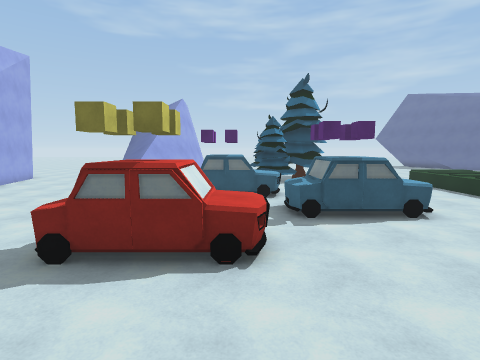
[1] (above)

22 first-person views from a walk through a 3-D level made in the Unity game engine. The camera is 1.5 m above the floor, tilts 6° down and sees 80° across. The floor is counted in squares, 1 m on a side. Each view is taken from the middle of a square. On the plan, view 1 faces up. The plan holds only what a view shows up to about 14 squares ahead; the rest is blank. The place goes on beyond the plan.

[2]
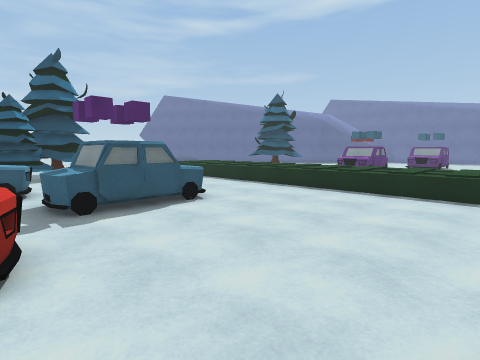

[3]
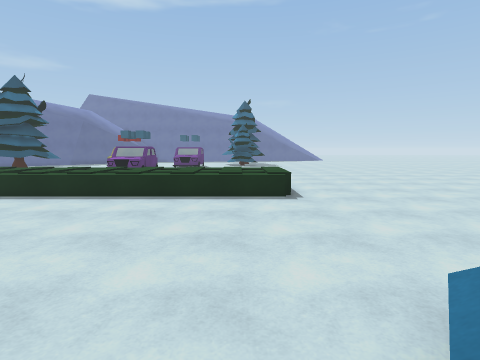

[4]
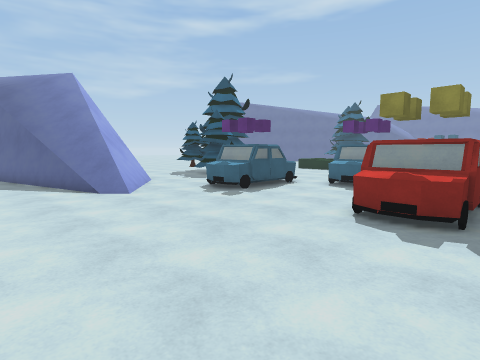

[5]
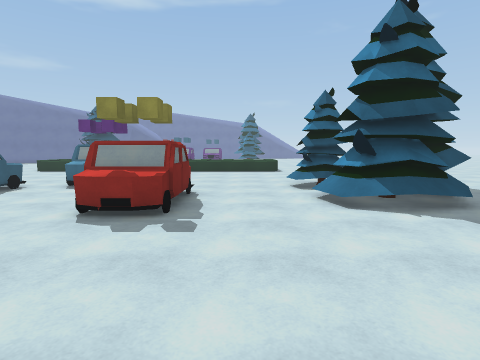

[6]
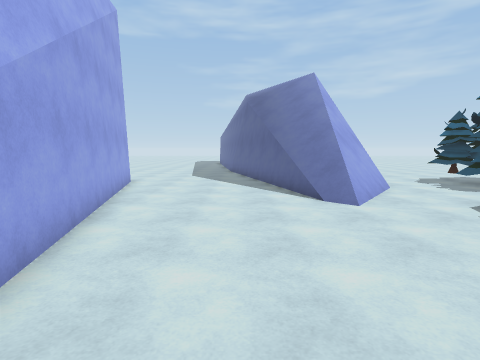

[7]
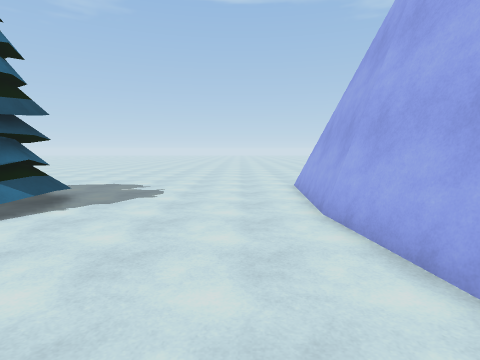

[8]
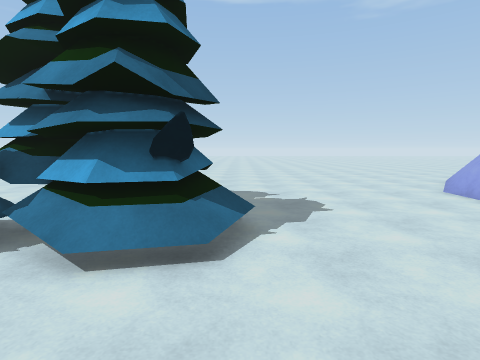

[9]
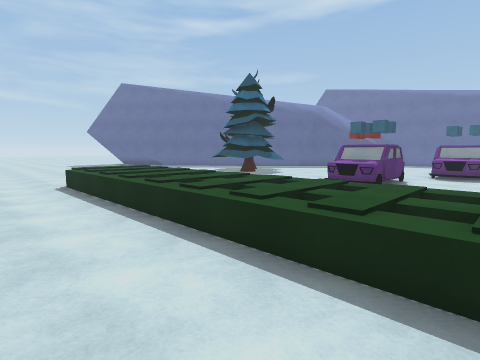

[10]
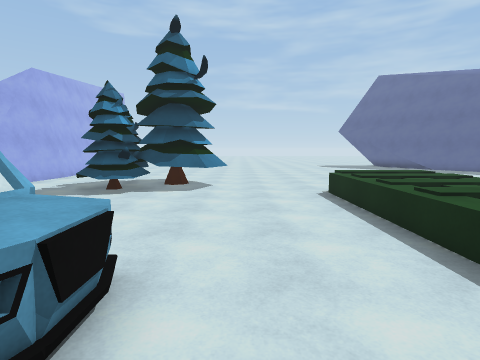

[11]
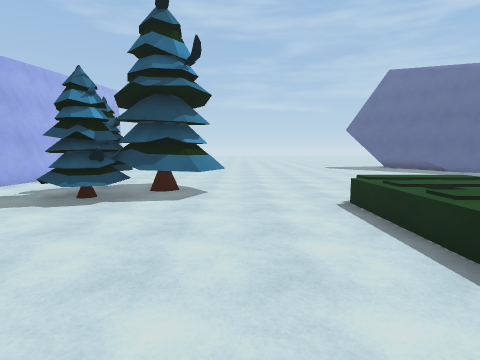

[12]
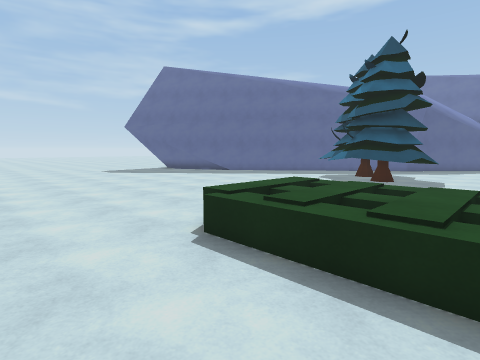

[13]
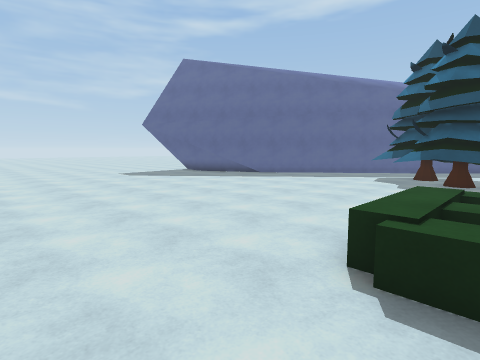

[14]
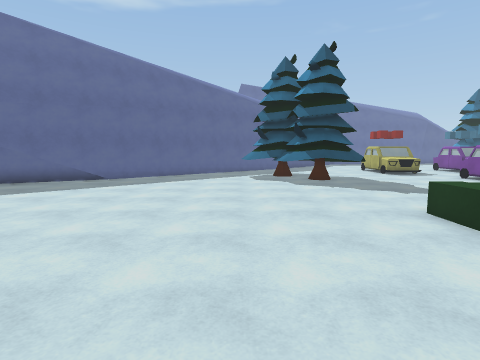

[15]
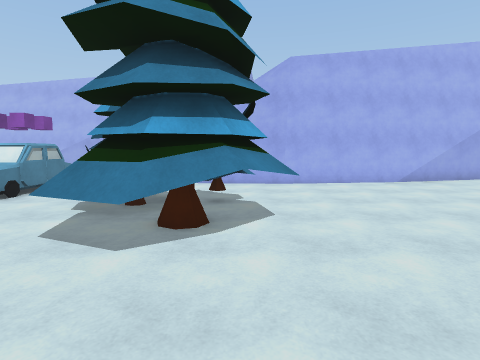

[16]
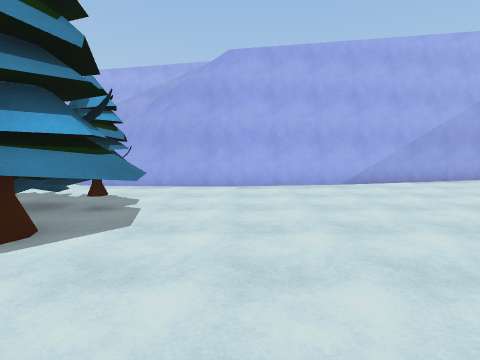

[17]
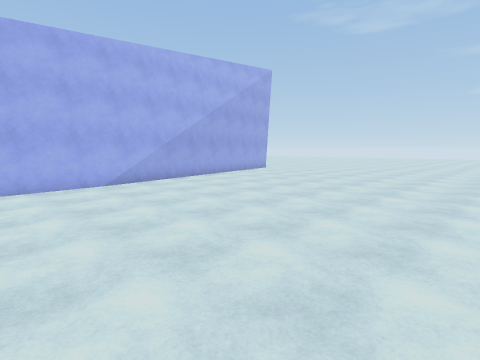

[18]
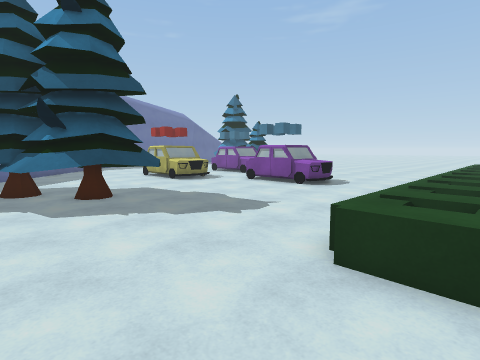

[19]
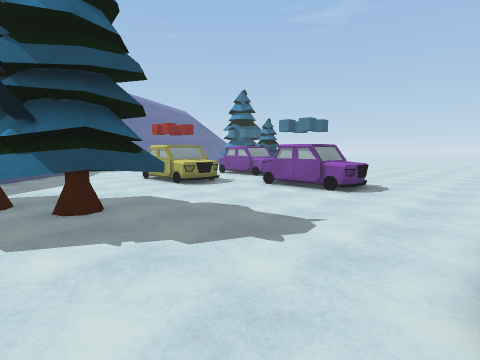

[20]
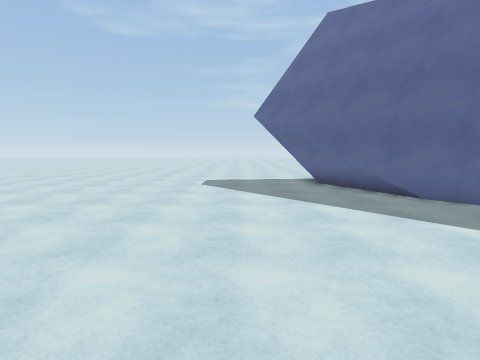

[21]
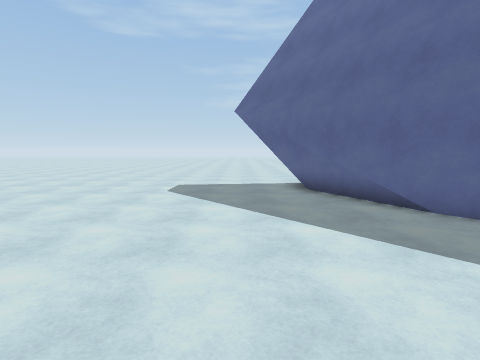

[22]
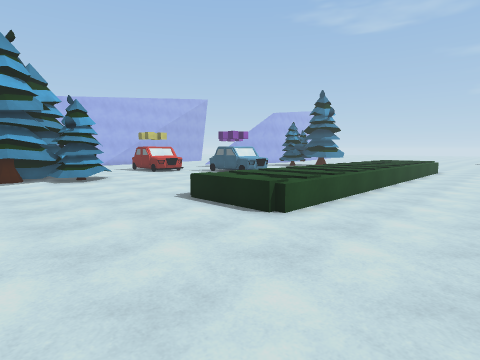

### Floor plan
Key: @ floor where view 1 was taken; # wall or solid block; . floor; / step, stairs or slope; = window, fence, low wall or low ledge; ^ raised ledge; v drop or lower ground; O other object.
Columns run from 13 left of view 1 to 21 right of it. Each row starts with its distance up from view 1.
 33         #.......................##
 32        v##......................##
 31          #.......................##
 30        /v#........................#
 29        /v#.........................
 28         v#.........................
 27         v##........................
 26         v##........................
 25          ##........................
 24           #........................
 23          v#........................
 22      v    #.....OO.................
 21      #/   #...OOOOOO...............
 20 .....v///##...OOOOOO.............OO
 19 .....v///##...OOOOOO.............OO
 18 ......=//#=...OOOOOO.............OO
 17 ......v/v#=....OO......^^^^^.....OO
 16 #.....//==... .........^^^^^......O
 15 #....../=.... .........^^^^^.......
 14 #....../...OOOO........^^^^^.......
 13 #..........OOOO .......^^^^^.......
 12 ##.........OOOOO.......^^^^^.......
 11  #.....................^^^^^.......
 10  #.............OOOOO...^^^^^....OOO
  9  #.............OOOOO...^^^^^...OOOO
  8   .............OOOO....^^^^^....OOO
  7    .......O OO.........^^^^^.......
  6    ......OOOOO.........^^^^^.......
  5     .....OOOOO.........^^^^^.... ..
  4    ....................^^^^^...
  3   #....................^^^^^...
  2   #....................^^^^^...
  1   ##..........//.......^^^^^....
  0   ##.......OO@OOO.......^^^.....
 -1   ##......OOOOOOO...............
 -2   ##......OOOOOOO...............
 -3   ##.......OOOOOO...............
 -4   #=........OOOOO..............
 -5   #=.........OO  ..   ........ .
 -6  ##............  ..    ......
 -7  ==...........    ..     ....
 -8  =............    ..      ...

Where each view was taken, in squares from view 1:
view 1: 0 up, 0 right, facing up
view 2: 1 up, 0 right, facing up-right
view 3: 2 up, 1 right, facing right
view 4: 4 up, 10 left, facing up-right
view 5: 3 up, 10 left, facing right
view 6: 6 up, 9 left, facing up
view 7: 6 up, 8 left, facing down
view 8: 4 up, 3 left, facing down
view 9: 4 up, 7 right, facing up-right
view 10: 7 up, 7 right, facing up
view 11: 9 up, 7 right, facing up
view 12: 13 up, 7 right, facing up-right
view 13: 16 up, 7 right, facing up-right
view 14: 22 up, 7 right, facing right
view 15: 21 up, 10 right, facing left
view 16: 24 up, 9 right, facing left
view 17: 24 up, 9 right, facing up-left
view 18: 21 up, 12 right, facing down-right
view 19: 20 up, 14 right, facing down-right
view 20: 20 up, 16 right, facing up
view 21: 22 up, 17 right, facing up
view 22: 5 down, 18 right, facing up-left
